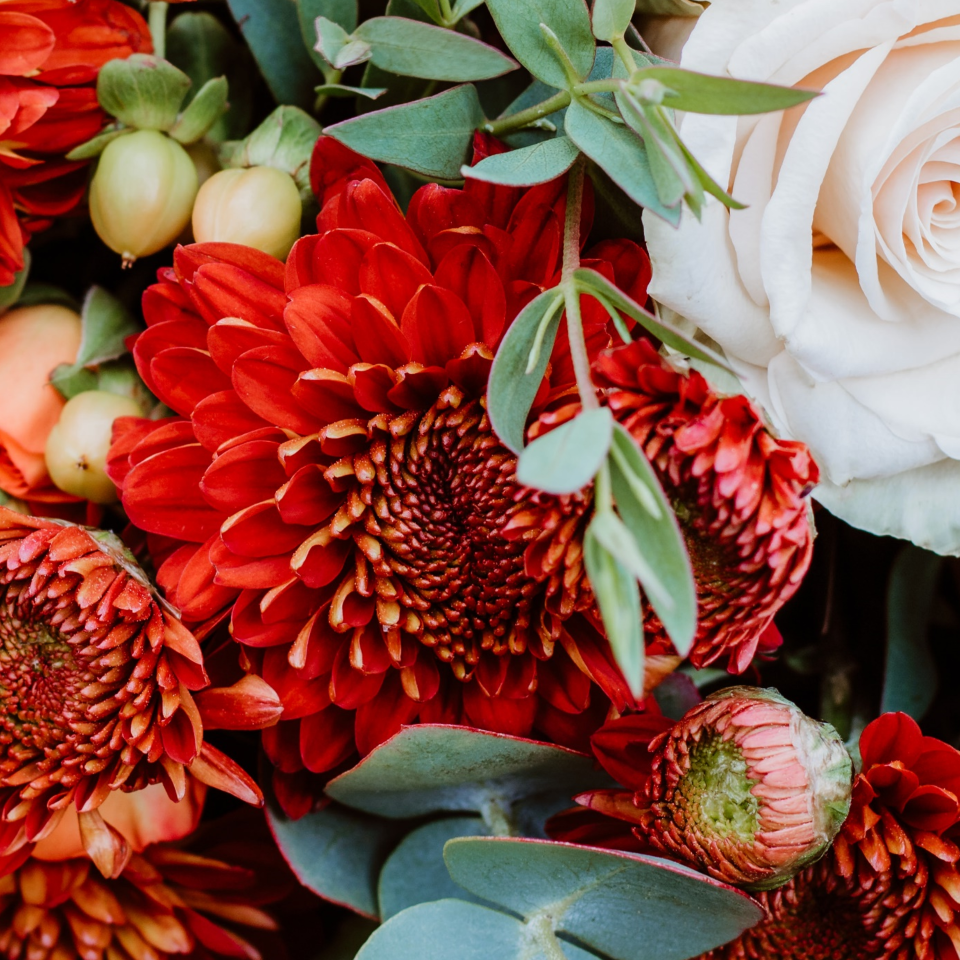
#> input picture FFT_CGH_thesis/flowers_960.png, 960 x 960 px
$ python FFT_GS_nc_improved.py
#> lines starting #> are read from the running program, lines starting #| are printed output that depends on the picture
# -*- coding: utf-8 -*-
"""
Created on Sun Oct 27 10:45:57 2024

@author: gaosh
"""
from PIL import Image
import numpy as np
import matplotlib.pyplot as plt
from scipy.fft import fft2, fftshift,ifft2,ifftshift
import os
import cv2
import time

start_t=time.time()
os.chdir("C:/Users/Laboratorio/MakeHologram/FFT_CGH_thesis")
filename="flowers_960"
im=plt.imread(f"{filename}.png")
#> im is the input picture: shape (960, 960, 4) float32; mean R, G, B, A 0.531, 0.312, 0.261, 1
height=im.shape[0]
#> height = 960
width=im.shape[1]
#> width = 960

# Define wavelengths (in meters, for rescale)
lambda_r = 0.680e-6  # Red wavelength
lambda_g = 0.532e-6  # Green wavelength (reference)
lambda_b = 0.461e-6  # Blue wavelength

power1=1/2
#R
im_shift_r=fftshift(im[:,:,0]**power1)
#G
im_shift_g=fftshift(im[:,:,1]**power1)
#B
im_shift_b=fftshift(im[:,:,2]**power1)

# random
rand=np.random.uniform(0, 1, (height, width))
rand_2pi=np.pi*rand
rand_ma=np.max(rand_2pi)
#> rand_ma = 3.14
rand_mi=np.min(rand_2pi)
#> rand_mi = 2.22e-06
exp_rand=np.exp(1j*rand_2pi)
#R
im_r_rand=exp_rand*np.sqrt(im_shift_r)

im_g_rand=exp_rand*np.sqrt(im_shift_g)

im_b_rand=exp_rand*np.sqrt(im_shift_b)

current_field_r = fftshift(fft2(im_r_rand ))
current_field_g =fftshift(fft2(im_g_rand))
current_field_b =fftshift(fft2(im_b_rand))
iterations=1
power2=1/2
for i in range(iterations):

    # Inverse Fourier Transform to initial plane
    current_field_r_i = ifft2(ifftshift(np.exp(1j * np.angle(current_field_r))))
    current_field_g_i = ifft2(ifftshift(np.exp(1j * np.angle(current_field_g))))
    current_field_b_i = ifft2(ifftshift(np.exp(1j * np.angle(current_field_b))))

    current_field_r_n =np.sqrt(im_shift_r)**power2*np.exp(1j * np.angle(current_field_r_i))#*exp_rand
    current_field_g_n =np.sqrt(im_shift_g)**power2*np.exp(1j * np.angle(current_field_g_i))#*exp_rand
    current_field_b_n =np.sqrt(im_shift_b)**power2*np.exp(1j * np.angle(current_field_b_i))#*exp_rand

    # Forward Fourier Transform to the target plane
    current_field_r = fftshift(fft2(current_field_r_n ))
    current_field_g = fftshift(fft2(current_field_g_n ))
    current_field_b = fftshift(fft2(current_field_b_n ))


# Final optimized phase for display or application on SLM
optimized_phase_r = np.angle(current_field_r)
phase_rr_modi=(optimized_phase_r/np.pi+1)*(255/2)
# phase_rr_modi_mod=np.mod(phase_rr_modi,255)

optimized_phase_g = np.angle(current_field_g)
phase_gr_modi=(optimized_phase_g/np.pi+1)*(255/2)
# phase_gr_modi_mod=np.mod(phase_gr_modi,255)

optimized_phase_b = np.angle(current_field_b)
phase_br_modi=(optimized_phase_b/np.pi+1)*(255/2)
# phase_br_modi_mod=np.mod(phase_br_modi,255)

"""Lens"""
lambda_r = 0.633e-6  # Red wavelength
lambda_g = 0.532e-6  # Green wavelength (reference)
lambda_b = 0.450e-6
arr_r=np.zeros((height, width))
arr_g=np.zeros((height, width))
arr_b=np.zeros((height, width))
pixel_size=4.5e-6#4.5e-6
f=-2 # meters
center_h=height//2
#> center_h = 480
center_w=width//2
#> center_w = 480
"""RGB lens"""
for i in range(height):
    for j in range(width):
        r = pixel_size * np.sqrt((i - center_h)**2 + (j - center_w)**2)
        arr_r[i, j] =  r**2 / (f * lambda_r) #np.pi *
        arr_g[i, j] =  r**2 / (f * lambda_g)
        arr_b[i, j] =  r**2 / (f * lambda_b)
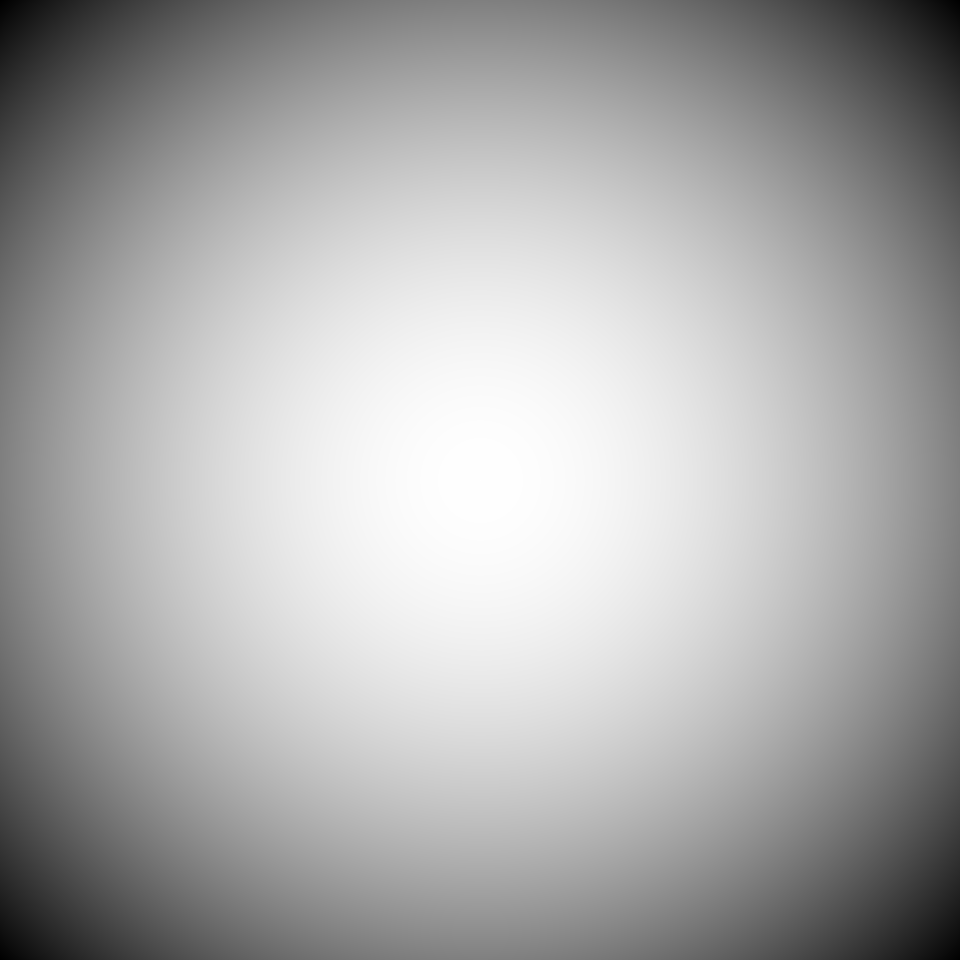
#> arr_b: shape (960, 960) float64; min -10.37, max 0, mean -3.46; drawn with min black and max white
"""mod into 0-2"""
arr_r_mod=np.mod(arr_r,2)
arr_g_mod=np.mod(arr_g,2)
arr_b_mod=np.mod(arr_b,2)

"""Map phase to gray level for diff laser"""
arr_r_modified=arr_r_mod*(255/1.85)
arr_g_modified=arr_g_mod*(255/2.63)
arr_b_modified=arr_b_mod*(255/3.55)
# Create a new array for the new image with the same shape as the original

# Assuming phase_rr_modi and arr_r_modified are already defined and have matching shapes
im_modify_r = np.zeros_like(im, shape=(im.shape[0], im.shape[1],3))
im_modify_g = np.zeros_like(im, shape=(im.shape[0], im.shape[1],3))
im_modify_b = np.zeros_like(im, shape=(im.shape[0], im.shape[1],3))

# Fill each channel with respective modifications
im_modify_r[:,:,0] = phase_rr_modi + arr_r_modified
im_modify_g[:,:,1]= phase_gr_modi + arr_g_modified
im_modify_b[:,:,2] = phase_br_modi + arr_b_modified
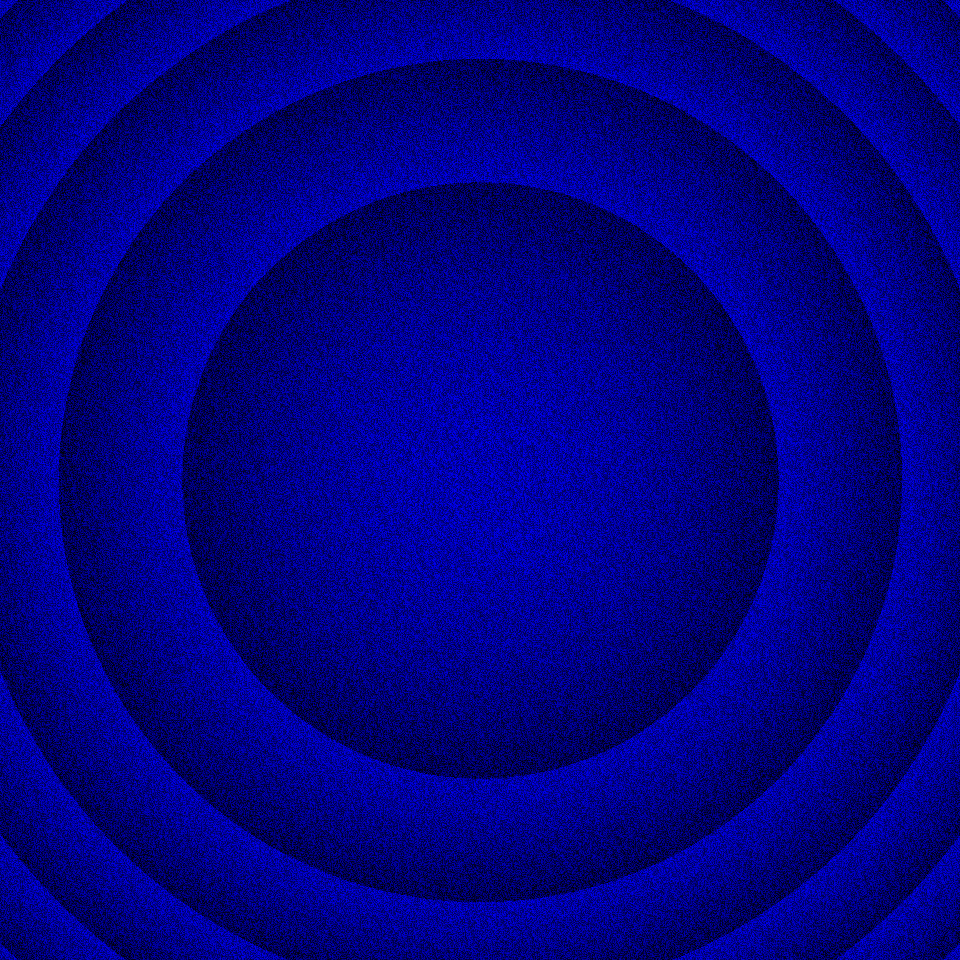
#> im_modify_b: shape (960, 960, 3) float32; mean of channels 0, 1, 2 0, 0, 203.2; drawn with min black and max white

im_modify_noL = np.zeros_like(im,shape=(im.shape[0], im.shape[1], 3))
im_modify_noL[:,:,0] = phase_rr_modi
im_modify_noL[:,:,1] = phase_gr_modi
im_modify_noL[:,:,2] = phase_br_modi
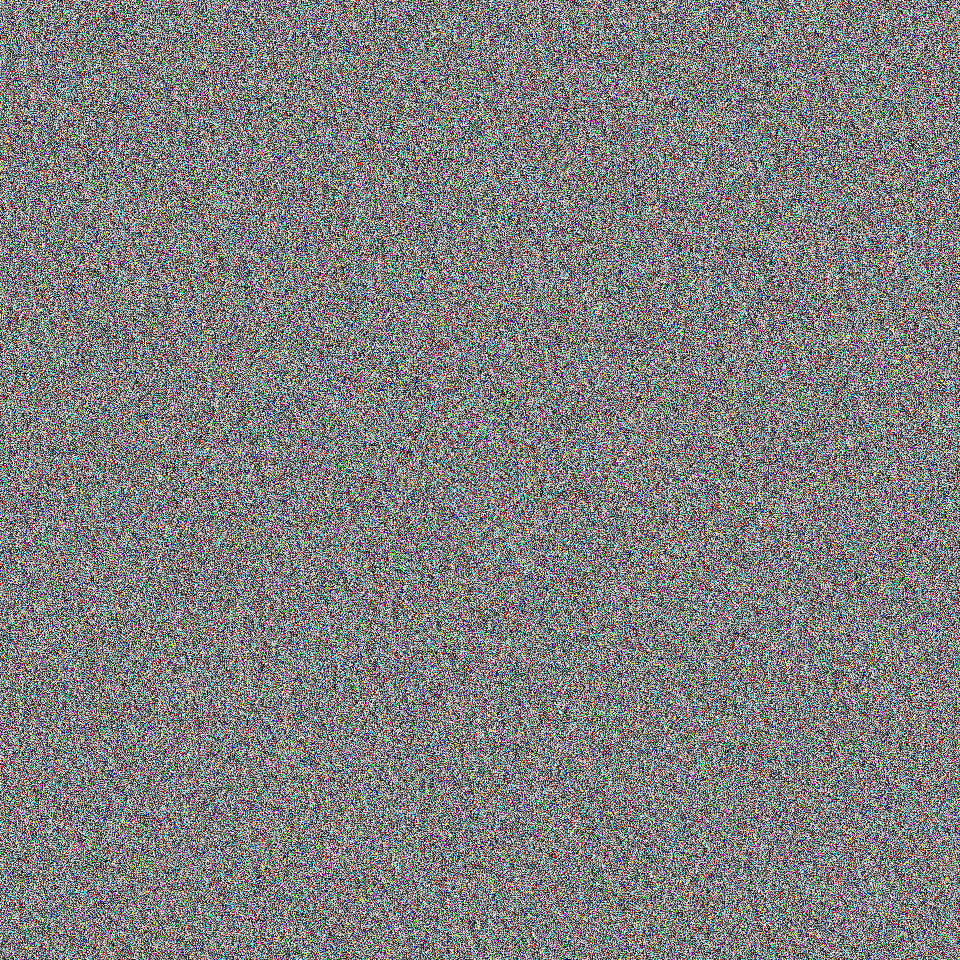
#> im_modify_noL: shape (960, 960, 3) float32; mean of channels 0, 1, 2 127.6, 127.6, 127.6; drawn as R, G, B

im_modify_c = np.zeros_like(im, shape=(im.shape[0], im.shape[1],3))
im_modify_c[:,:,0] = phase_rr_modi+arr_r_modified
im_modify_c[:,:,1] = phase_gr_modi+arr_g_modified
im_modify_c[:,:,2] = phase_br_modi+arr_b_modified
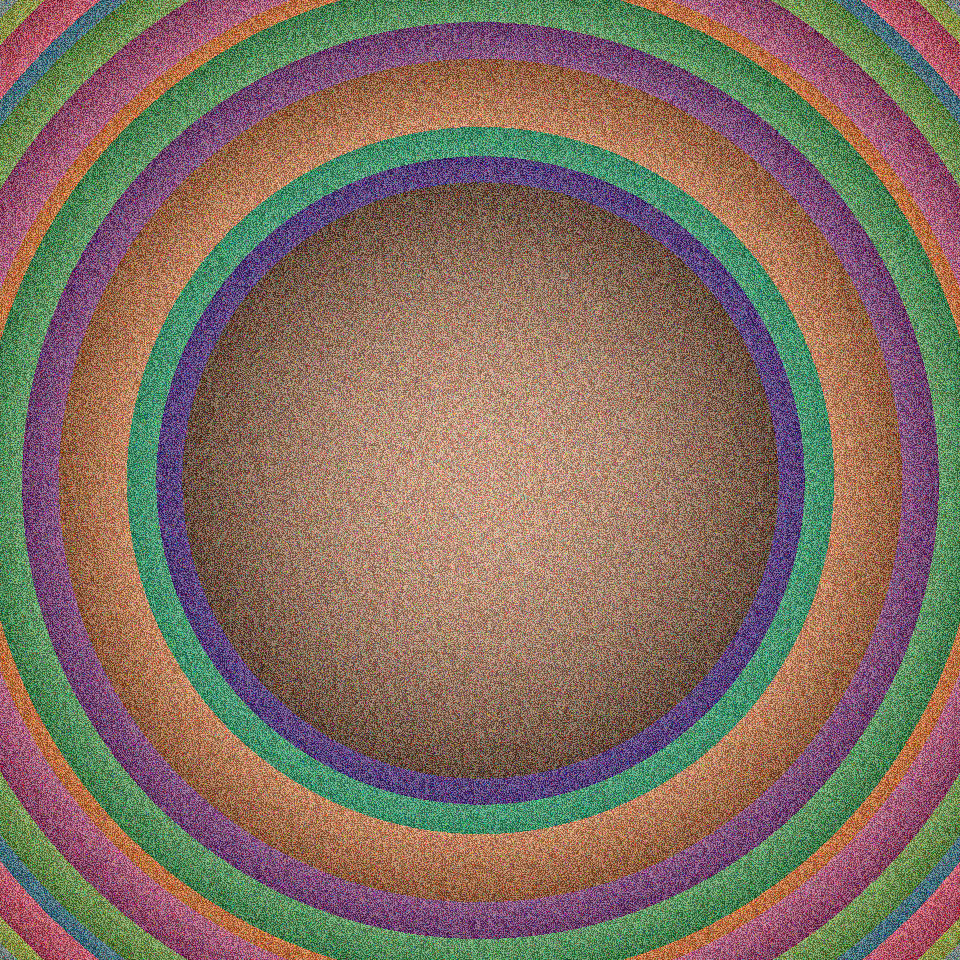
#> im_modify_c: shape (960, 960, 3) float32; mean of channels 0, 1, 2 273.5, 230.9, 203.2; drawn with min black and max white

def crop(im_modify,name):
    # y_offset=center_h-1080//2
#> called with name = 'nL'
    im_cropped=im_modify#[y_offset:y_offset+1080,:]
    im_cropped = im_cropped.astype(np.uint8)
    im_modi = Image.fromarray(im_cropped)
    im_modi.save(f"{filename}_GS_{iterations,name}_input_{power1}_p2_{power2}.png")
# [4 lines of commented-out code are left out]
C_noL=crop(im_modify_noL, "nL")
# Save each channel separately
# red_channel.save(f"{filename}_GS_{iterations}_lens_NoCo_HA_r.png")
# green_channel.save(f"{filename}_GS_{iterations}_lens_NoCo_HA_g.png")
# blue_channel.save(f"{filename}_GS_{iterations}_lens_NoCo_HA_b.png")
end_t=time.time()
print(f"Time consuming {end_t-start_t}s, iteration {iterations}")

$ run again, with FFT_CGH_thesis/whiteRing_rescaled_noN_lens.png copied over FFT_CGH_thesis/flowers_960.png
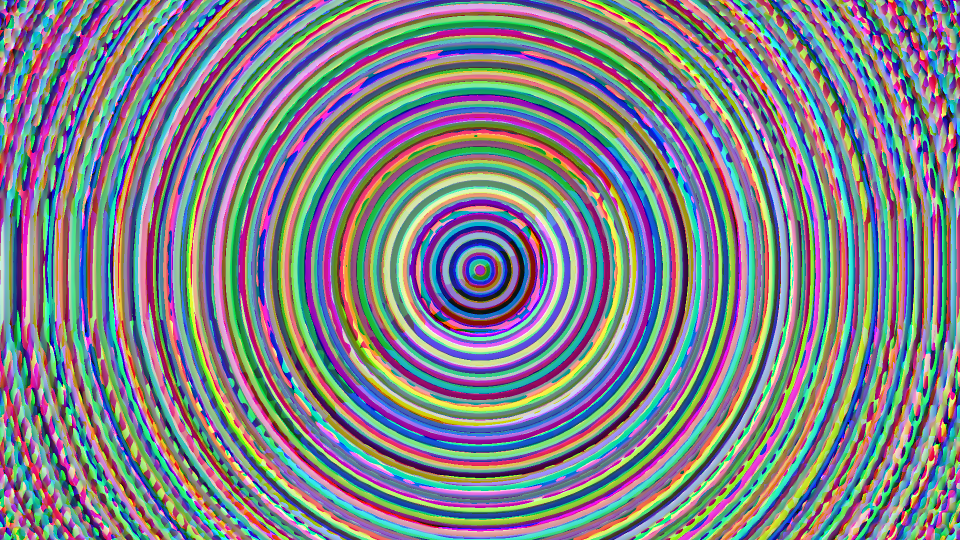
#> input picture FFT_CGH_thesis/whiteRing_rescaled_noN_lens.png, 1920 x 1080 px (shown at 1/2 size)
#> im is the input picture: shape (1080, 1920, 3) float32; mean R, G, B 0.502, 0.506, 0.541
#> after the loop `for i in range(height):`:
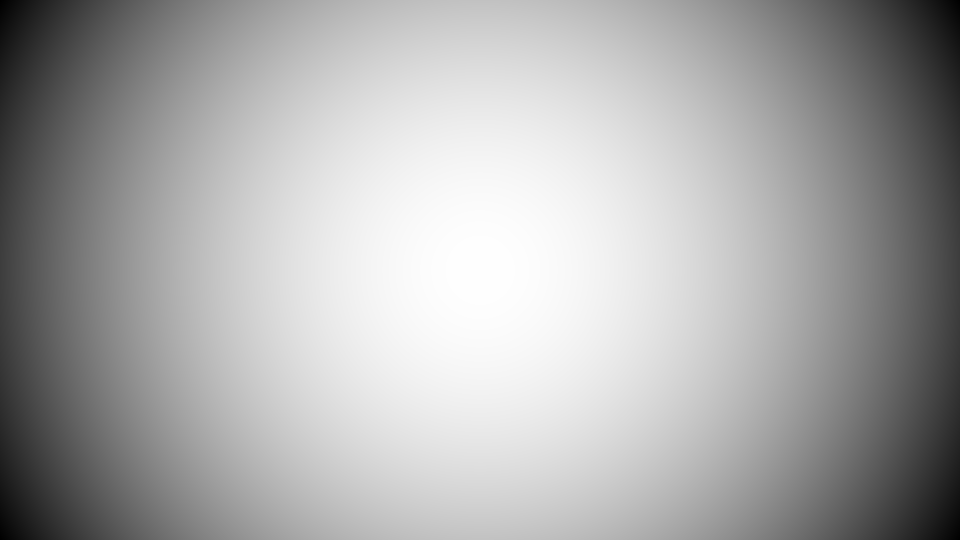
#> arr_b: shape (1080, 1920) float64 (shown at 1/2 size); min -27.3, max 0, mean -9.1; drawn with min black and max white
#> `im_modify_c[:,:,2] = phase_br_modi+arr_b_modified`:
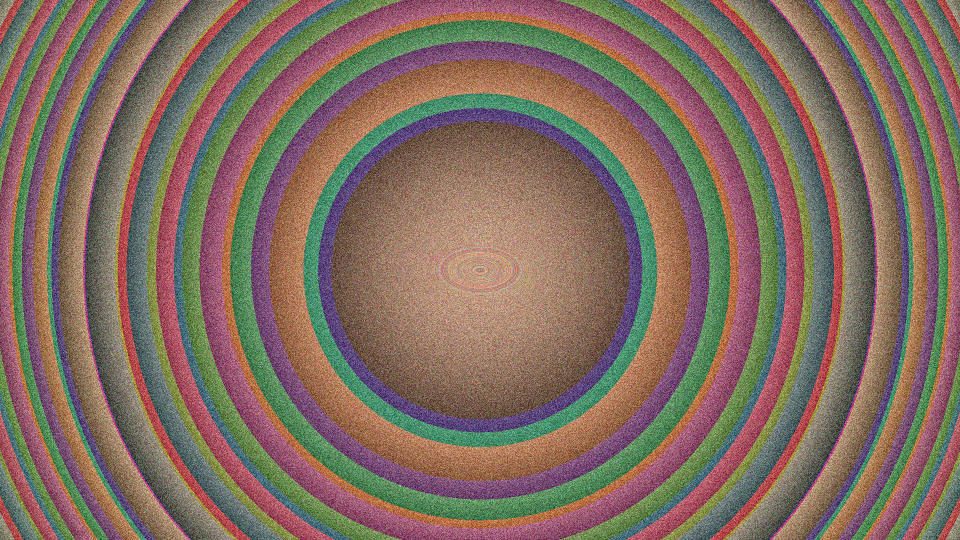
#> im_modify_c: shape (1080, 1920, 3) float32 (shown at 1/2 size); mean of channels 0, 1, 2 270.3, 226.8, 201.1; drawn with min black and max white
